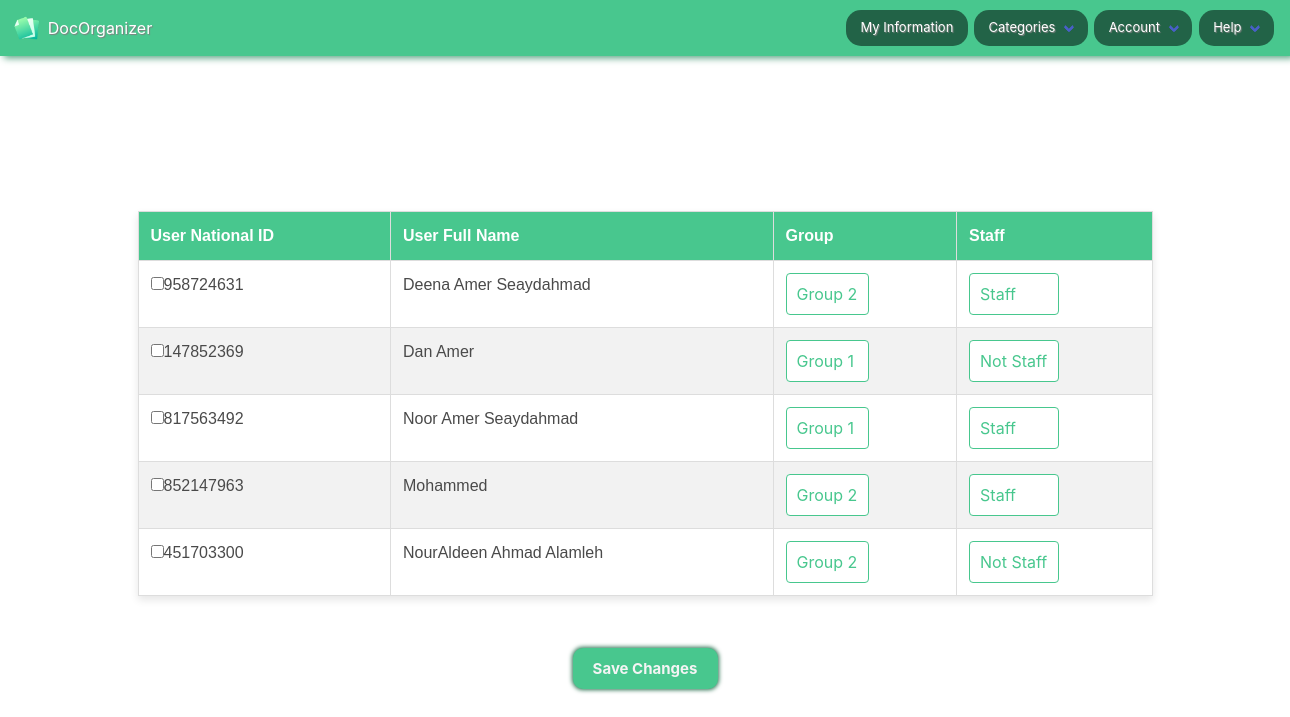
Page /useraccount/updateusers/ (signed in) on the committed database.
### DocOrgnizer/models.py (models this page shows, shortened)
class UserProfile(AbstractUser):
    full_name = models.CharField(max_length=255, unique=True)
    national_id = models.PositiveIntegerField(unique=True)
    email = models.EmailField(unique=True)
    username=None
    first_name = None
    last_name = None
    USERNAME_FIELD = 'full_name'
    REQUIRED_FIELDS = ['email']

### useraccount/views.py (the view, shortened to what this page needs)
# urls.py: path('updateusers/', update_users_view, name='updateusersview'),
@login_required
def update_users_view(request):
    user_management_data = user_management_view(request)
    return render(request, 'user/usersmanagement.html', {'all_users': user_management_data['all_users'], 'is_superuser': user_management_data['is_superuser']})

### useraccount/views.py (called while the page is built)
@login_required
def user_management_view(request):
    if request.user.is_superuser:
        all_users = UserProfile.objects.exclude(id=request.user.id)
    elif request.user.is_staff:
        all_users = UserProfile.objects.filter(is_staff=False, is_superuser=False)
    else:
        all_users = UserProfile.objects.exclude(id=request.user.id)
    for user in all_users:
        user.group = 'Group1' if user.groups.filter(name='Group1').exists() else 'Group2'
        user.is_staff = user.is_staff
    is_superuser = request.user.is_superuser
    context = {
        'all_users': all_users,
        'is_superuser': is_superuser,
    }
    return context

### useraccount/templates/user/usersmanagement.html (shortened to what this page needs)
{% extends 'index.html' %}
{% load csp %}
{% block content %}
<!DOCTYPE html>
<html lang="en">
<head>
</head>
<body>
    <form method="POST" action="{% url 'updateusersview' %}">
        <div class="id">
            <table>
                <thead>
                    <tr>
                        <th style="color: #fff;">User National ID</th>
                        <th style="color: #fff;">User Full Name</th>
                        <th style="color: #fff;">Group</th>
                        {% if is_superuser %}
                            <th style="color: #fff;">Staff</th>
                        {% endif %}
                    </tr>
                </thead>
                    <tbody>
                        {% for user in all_users %}
                            <tr>
                                <td><input type="checkbox" name="selected_users" value="{{ user.national_id }}">{{ user.national_id }}</td>
                                <td>{{ user.full_name }}</td>
                                <td>
                                    <select class="awesome-style" name="group_{{user.national_id}}">
                                        <option value="group1" {% if user.group == 'Group1' %}selected{% endif %}>Group 1</option>
                                        <option value="group2" {% if user.group == 'Group2' %}selected{% endif %}>Group 2</option>
                                    </select>
                                    {% if is_superuser %}
                                    <td>
                                        <select class="awesome-style" name="is_staff_{{user.national_id}}">
                                            <option value="1" {% if user.is_staff %}selected{% endif %}>Staff</option>
                                            <option value="0" {% if not user.is_staff %}selected{% endif %}>Not Staff</option>
                                        </select>
                                    </td>
                                    {% endif %}
                                </td>
                            </tr>
                        {% endfor %}
                </tbody>
            </table>
            <div class="btn-wrapper">
                <button type="submit"  class="btn">Save Changes</button>
            </div>
        </div>
    </form>
</body>
</html>
{% endblock %}

### useraccount/templates/index.html (style rules this page uses)
body { justify-content: center; align-items: center; height: 100vh; margin: 0; background-size: cover; background-position: center; }

### useraccount/templates/user/usersmanagement.html (style rules this page uses)
.id { font-family: Arial, sans-serif; margin: -5rem; padding: 0; display: flex; justify-content: center; align-items: center; height: 100vh; flex-direction: column; }
table { border-collapse: collapse; width: 70%; margin: 20px; box-shadow: 0 4px 8px rgba(0, 0, 0, 0.1); background-color: #fff; }
th,td { border: 1px solid #ddd; padding: 12px; text-align: left; }
th { background-color: #48c78e; color: #fff; }
tr:nth-child(even) { background-color: #f2f2f2; }
select.awesome-style { padding: 10px; font-size: 16px; border: 1px solid #48c78e; border-radius: 4px; background-color: #fff; color: #48c78e; appearance: none; cursor: pointer; }
select.awesome-style option { background-color: #fff; color: #48c78e; }
.btn-wrapper { display: flex; justify-content: center; width: 50%; margin: 2rem; }
.btn { width: 20%; padding: 0.7rem; background-color: #48c78e; color: #f4f4f4; font-size: 15px; font-weight: bold; border: none; border-radius: 10px; cursor: pointer; box-shadow: #2f7354 0px 0px 4px 1px; }

### rows in the picture
UserProfile: national_id "958724631", full_name "Deena Amer Seaydahmad", national "Group 2", is_staff+national "Staff"
UserProfile: national_id "147852369", full_name "Dan Amer", national "Group 1", is_staff+national "Not Staff"
UserProfile: national_id "817563492", full_name "Noor Amer Seaydahmad", national "Group 1", is_staff+national "Staff"
UserProfile: national_id "852147963", full_name "Mohammed", national "Group 2", is_staff+national "Staff"
UserProfile: national_id "451703300", full_name "NourAldeen Ahmad Alamleh", national "Group 2", is_staff+national "Not Staff"
